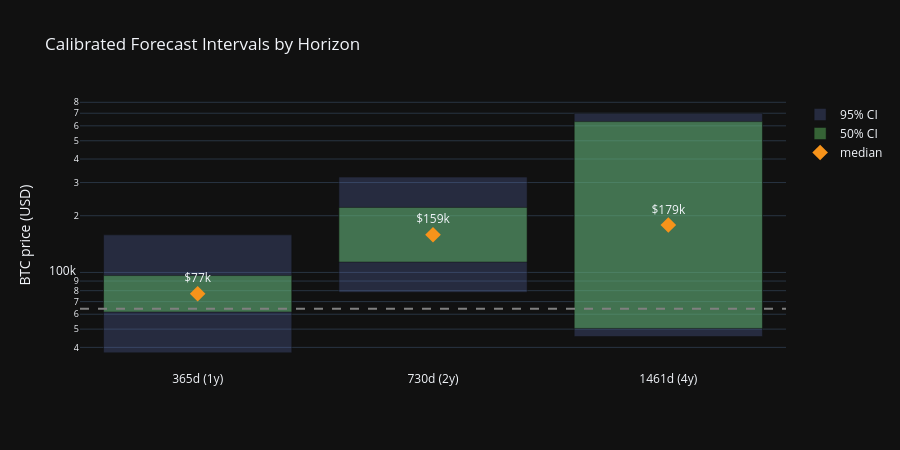

The notebook cell this image was saved under:
### Code cell
# Calibrated interval bar chart
fig2 = go.Figure()
for r in calibrated:
    label = r["horizon"]
    fig2.add_trace(go.Scatter(
        x=[label], y=[r["lo95_cal"]], mode="markers",
        marker=dict(color="rgba(0,0,0,0)"), showlegend=False, hoverinfo="skip",
    ))
    fig2.add_trace(go.Bar(
        x=[label], base=[r["lo95_cal"]], y=[r["hi95_cal"] - r["lo95_cal"]],
        marker_color="rgba(100,120,200,0.25)", name="95% CI", showlegend=(label == calibrated[0]["horizon"]),
        hovertext=f"95%: ${r['lo95_cal']:,.0f} – ${r['hi95_cal']:,.0f}",
    ))
    fig2.add_trace(go.Bar(
        x=[label], base=[r["lo50_cal"]], y=[r["hi50_cal"] - r["lo50_cal"]],
        marker_color="rgba(100,200,100,0.45)", name="50% CI", showlegend=(label == calibrated[0]["horizon"]),
        hovertext=f"50%: ${r['lo50_cal']:,.0f} – ${r['hi50_cal']:,.0f}",
    ))

fig2.add_trace(go.Scatter(
    x=[r["horizon"] for r in calibrated], y=[r["median"] for r in calibrated],
    mode="markers+text", name="median",
    text=[f"${r['median']/1000:.0f}k" for r in calibrated], textposition="top center",
    marker=dict(size=12, color="#f7931a", symbol="diamond"),
))
fig2.add_hline(y=price_now, line_dash="dash", line_color="gray",
               annotation_text=f"now ${price_now:,.0f}")

fig2.update_layout(
    title="Calibrated Forecast Intervals by Horizon",
    yaxis_type="log", yaxis_title="BTC price (USD)", height=450,
    template="plotly_dark", barmode="overlay",
)
fig2.show()

### Figure 1 — Plotly figure (JSON) as saved in the notebook; plotly's stock layout.template omitted (floating-point values rounded to 4 significant figures)
{"data": [{"hoverinfo": "skip", "marker": {"color": "rgba(0,0,0,0)"}, "mode": "markers", "showlegend": false, "type": "scatter", "x": ["365d (1y)"], "y": [37460.0]}, {"base": [37460.0], "hovertext": "95%: $37,464 – $158,309", "marker": {"color": "rgba(100,120,200,0.25)"}, "name": "95% CI", "showlegend": true, "type": "bar", "x": ["365d (1y)"], "y": [120800.0]}, {"base": [61640.0], "hovertext": "50%: $61,638 – $96,221", "marker": {"color": "rgba(100,200,100,0.45)"}, "name": "50% CI", "showlegend": true, "type": "bar", "x": ["365d (1y)"], "y": [34580.0]}, {"hoverinfo": "skip", "marker": {"color": "rgba(0,0,0,0)"}, "mode": "markers", "showlegend": false, "type": "scatter", "x": ["730d (2y)"], "y": [78410.0]}, {"base": [78410.0], "hovertext": "95%: $78,407 – $320,583", "marker": {"color": "rgba(100,120,200,0.25)"}, "name": "95% CI", "showlegend": false, "type": "bar", "x": ["730d (2y)"], "y": [242200.0]}, {"base": [113500.0], "hovertext": "50%: $113,510 – $221,441", "marker": {"color": "rgba(100,200,100,0.45)"}, "name": "50% CI", "showlegend": false, "type": "bar", "x": ["730d (2y)"], "y": [107900.0]}, {"hoverinfo": "skip", "marker": {"color": "rgba(0,0,0,0)"}, "mode": "markers", "showlegend": false, "type": "scatter", "x": ["1461d (4y)"], "y": [45680.0]}, {"base": [45680.0], "hovertext": "95%: $45,684 – $697,719", "marker": {"color": "rgba(100,120,200,0.25)"}, "name": "95% CI", "showlegend": false, "type": "bar", "x": ["1461d (4y)"], "y": [652000.0]}, {"base": [50440.0], "hovertext": "50%: $50,443 – $631,903", "marker": {"color": "rgba(100,200,100,0.45)"}, "name": "50% CI", "showlegend": false, "type": "bar", "x": ["1461d (4y)"], "y": [581500.0]}, {"marker": {"color": "#f7931a", "size": 12, "symbol": "diamond"}, "mode": "markers+text", "name": "median", "text": ["$77k", "$159k", "$179k"], "textposition": "top center", "type": "scatter", "x": ["365d (1y)", "730d (2y)", "1461d (4y)"], "y": [77010.0, 158500.0, 178500.0]}], "layout": {"annotations": [{"showarrow": false, "text": "now $64,103", "x": 1, "xanchor": "right", "xref": "x domain", "y": 64100.0, "yanchor": "bottom", "yref": "y"}], "barmode": "overlay", "height": 450, "shapes": [{"line": {"color": "gray", "dash": "dash"}, "type": "line", "x0": 0, "x1": 1, "xref": "x domain", "y0": 64100.0, "y1": 64100.0, "yref": "y"}], "title": {"text": "Calibrated Forecast Intervals by Horizon"}, "yaxis": {"title": {"text": "BTC price (USD)"}, "type": "log"}}}
